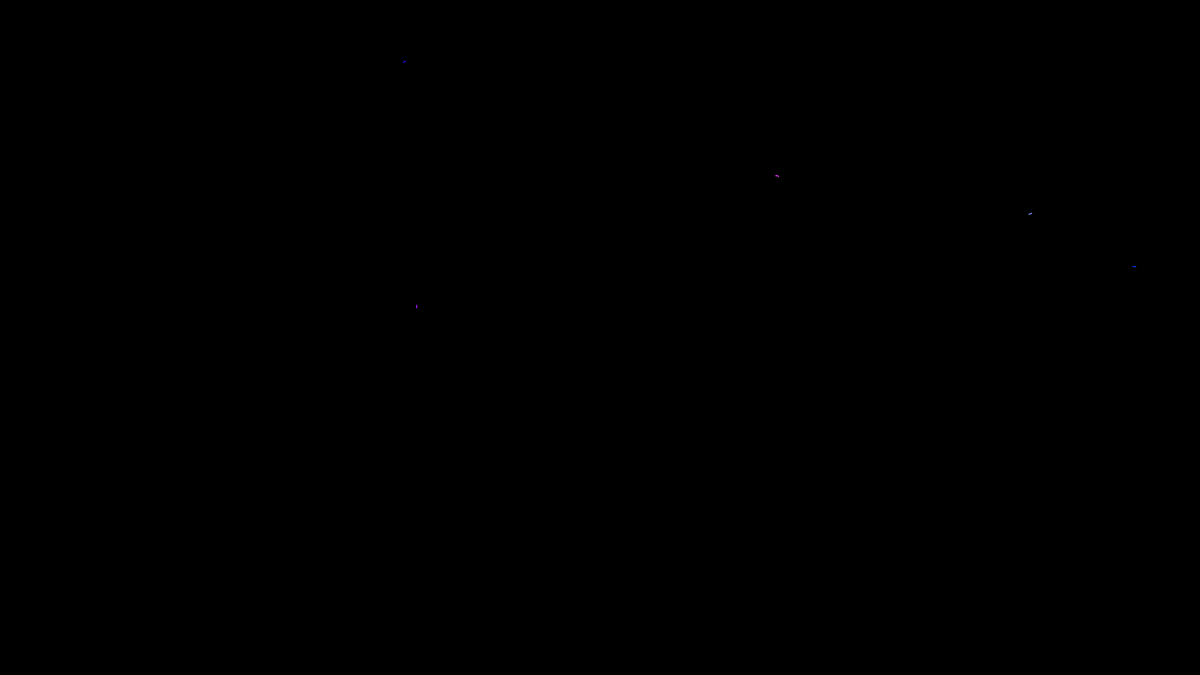
Frame 1 (no input)
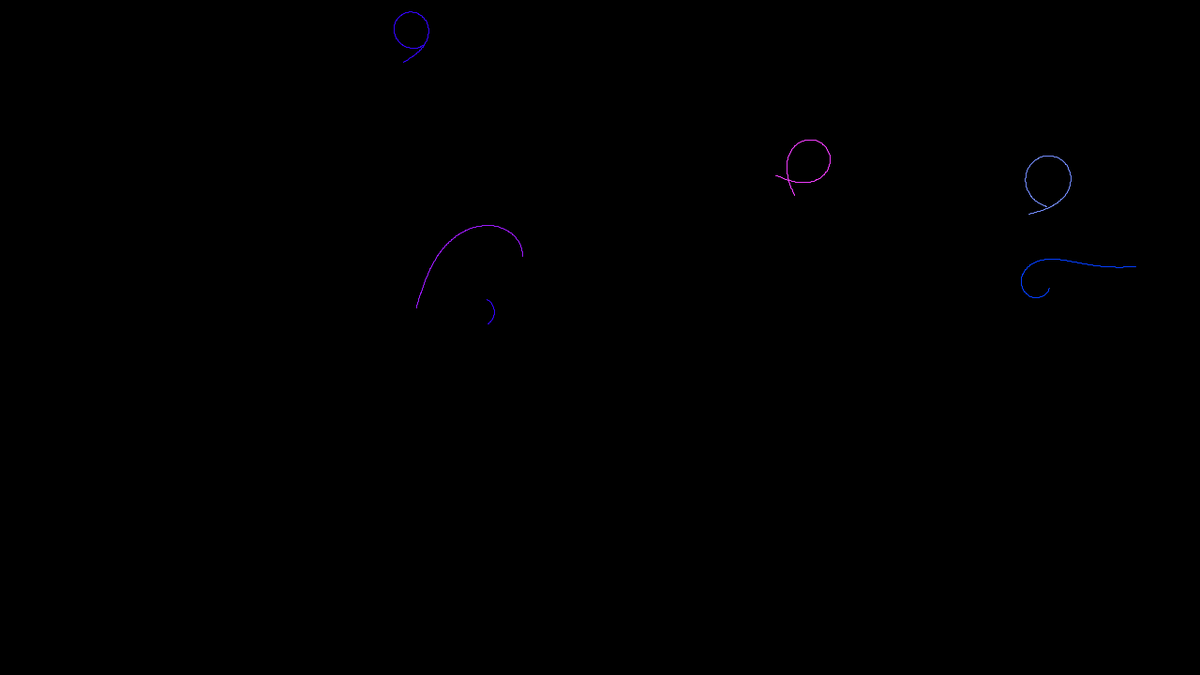
Frame 60 (the mouse pressed at the canvas centre just before this capture)
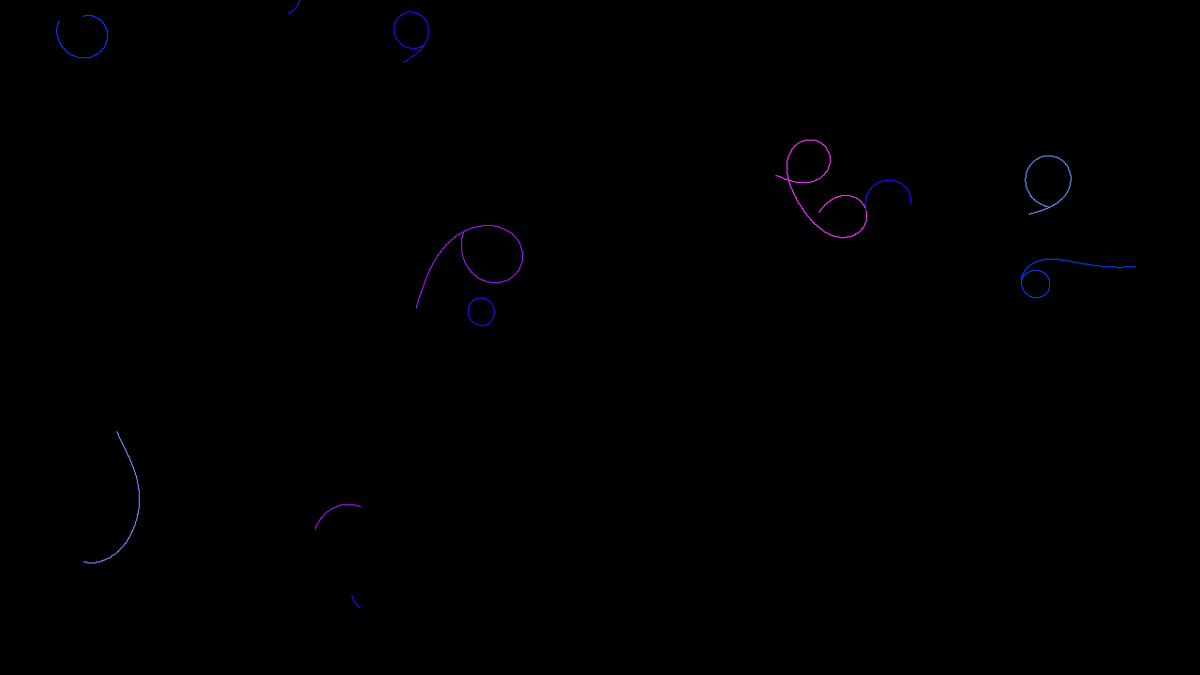
Frame 120 (the mouse held since frame 60 and released just before this capture)

The Processing sketch that drew these frames (run headless with seeded random() and noise(); from frame 60 on, the mouse is pressed at the canvas centre):

// Processing sketch: Walkers5
// ── Walkers5.pde
ArrayList<Walker> walkers = new ArrayList<Walker>();
int time=0;
float speed = 0.3; 
int amoutOfWalkers=5;

void setup(){
  size(1280, 720);
  background(0);
  for(int i=0;i<amoutOfWalkers;i++) walkers.add(new Walker(i));
  stroke(255);
  smooth(32);
}

void draw(){
  for(int i=0;i<10*speed;i++){
    for(Walker w:walkers) w.update(time);
    for(Walker w:walkers) w.render();
    time++;
  }
}

class Walker{
  PVector currentPos = new PVector(random(width), random(height));
  PVector lastPos;
  int initSeed;
  color myColor;
  
  Walker(int initSeed){
    this.initSeed = initSeed;
    myColor = color((int)random(255), (int)random(255), 255);
  }
  
  void update(int time){
    PVector dir = PVector.fromAngle(noise(time*0.001+initSeed)*TWO_PI*10);
    //dir.mult(3);
    lastPos = currentPos.get(); 
    currentPos.add(dir);
    
    int x = (int)currentPos.x;
    int y = (int)currentPos.y;
    if((get(x, y)!=color(0) && ((int)lastPos.x != x && (int)lastPos.y != y)) || x<0 || y <0 || x>width || y> height) {
    //if(x<0 || y <0 ||x>width || y> height) {
    //if((get(x,y)!=color(0) && get(x,y)!=myColor) || x<0 || y <0 ||x>width || y> height) {
      currentPos = new PVector(random(width), random(height));
      update(time);
    }
  }
  
  void render(){
    stroke(myColor);
    line((int)currentPos.x,(int)currentPos.y,(int)lastPos.x,(int)lastPos.y);  
    //set((int)currentPos.x,(int)currentPos.y,myColor);
  }
}
